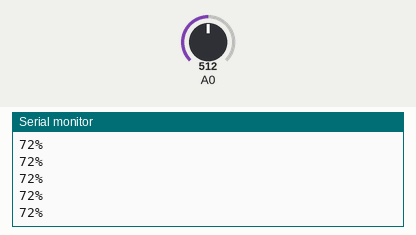
Bench run of a sketch on a simulated Arduino Uno, built with avr-gcc and run on an emulated ATmega328P. Shown: the last lines printed to the serial monitor. Inputs (shaded band) come from the test bench; at power-on: A0 = 512.

Above: at 1.2 s.
1.3 s: A0 set to 716
At 1.31 s:
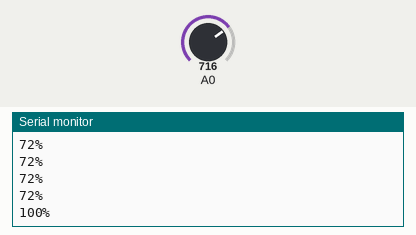
2.8 s: A0 set to 900
At 2.81 s:
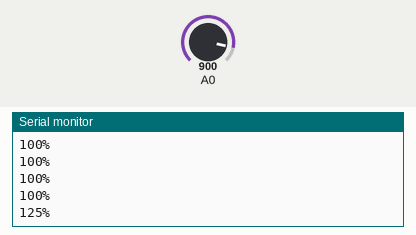
Timing chart, 0 to 5.8 s (numbered marks = the images above; inputs shaded):
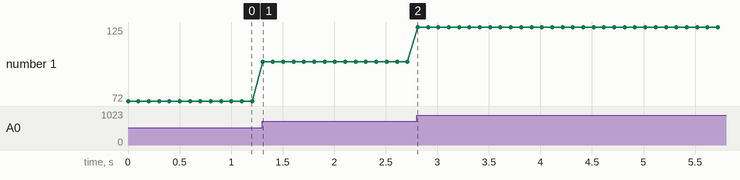

The sketch:

Water_Senor.ino
```cpp
int WaterSensor;
void setup()
{
  Serial.begin(9600);

}

void loop()
{
  WaterSensor=analogRead(A0);
  WaterSensor=map(WaterSensor,720,0,100,0);
  Serial.print(WaterSensor);
  Serial.println("%");
  delay(100);
}
```

Measured:
- after the input at 1.3 s, the serial monitor: prints a new line at once (image 1)
- after the input at 2.8 s, the serial monitor: prints a new line at once (image 2)
- plotted number 1: 72 → 100 after the input at 1.3 s, 100 → 125 after the input at 2.8 s
